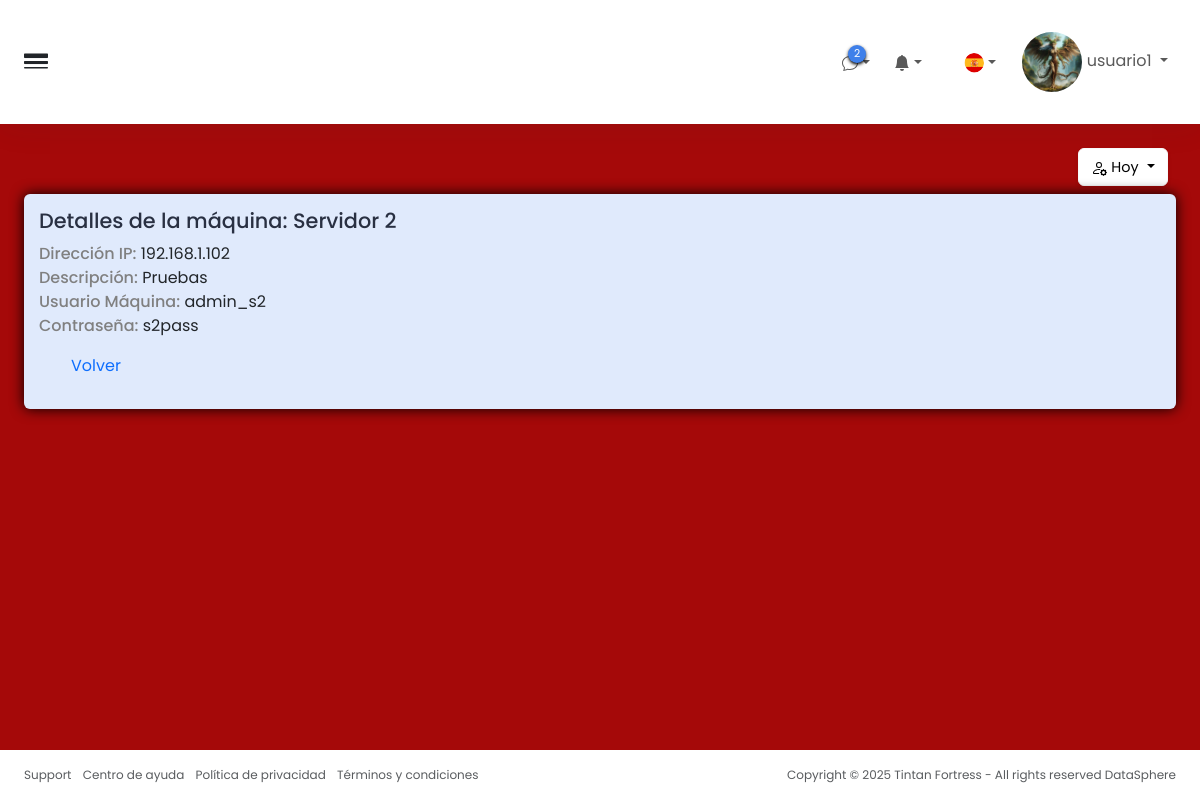
The page /detallesMaquina.php?id=2 (signed in) on the database its author committed.
### tables this page shows
CREATE TABLE `usuarios` (
  `id` int(11) NOT NULL,
  `nombre_usuario` varchar(100) NOT NULL,
  `contraseña` text NOT NULL,
  `correo_electronico` varchar(255) DEFAULT NULL,
  `id_rol` int(11) NOT NULL,
  `creado_en` timestamp NOT NULL DEFAULT current_timestamp(),
  `imagen` varchar(255) DEFAULT NULL
);

CREATE TABLE `credenciales` (
  `id` int(11) NOT NULL,
  `id_maquina` int(11) NOT NULL,
  `usuario_maquina` varchar(100) NOT NULL,
  `contraseña` text NOT NULL,
  `creada_en` timestamp NOT NULL DEFAULT current_timestamp()
);

CREATE TABLE `maquinas` (
  `id` int(11) NOT NULL,
  `nombre` varchar(100) NOT NULL,
  `direccion_ip` varchar(45) NOT NULL,
  `descripcion` text DEFAULT NULL,
  `creada_en` timestamp NOT NULL DEFAULT current_timestamp()
);

### detallesMaquina.php (the view, shortened to what this page needs)
<?php
try {
    include 'conexion.php';
    $nombreUsuario = $_SESSION['nombre'];
    $id_maquina = intval($_GET['id']);
    $sql = "SELECT m.nombre, m.direccion_ip, m.descripcion, c.usuario_maquina, c.contraseña
                FROM maquinas m
                LEFT JOIN credenciales c ON c.id_maquina = m.id
                WHERE m.id = :id";
    $stmt = $conn->prepare($sql);
    $stmt->execute([':id' => $id_maquina]);
    $maquina = $stmt->fetch(PDO::FETCH_ASSOC);
    $usuario_id = $_SESSION['usuario_id'];
    $sqlImagen = "SELECT imagen FROM usuarios WHERE id = :id";
    $stmtImagen = $conn->prepare($sqlImagen);
    $stmtImagen->execute([':id' => $usuario_id]);
    $imagenUsuario = $stmtImagen->fetchColumn();
    ?>
    <!DOCTYPE html>
    <html lang="es">
    <head>
        <link rel="stylesheet" href="css/index.css">
        <link href="https://cdn.jsdelivr.net/npm/bootstrap@5.3.6/dist/css/bootstrap.min.css" rel="stylesheet"
>
        <link rel="stylesheet" href="https://cdn.jsdelivr.net/npm/bootstrap-icons@1.13.1/font/bootstrap-icons.min.css">
        <link rel="stylesheet" href="css/usuarios.css">
    </head>
    <body>
        <div class="wrapper w-100 d-flex align-items-start justify-content-between bg-black">
            <div class="main">
                <nav
                    class="navbar-main d-flex justify-content-between align-items-center p-4 navbar navbar-expand navbar-light">
                    <span class="sidebar-toggle d-flex align-items-center fs-4">
                        <i class="bi bi-border-width" id=toggle></i>
                    </span>
                    <div class="navbar-collapse collapse">
                        <div class="navbar-align navbar-nav ms-auto">
                            <div class="me-2 nav-item dropdown d-flex position-relative">
                                <a id="element" class="d-flex align-items-center nav-link nav-icon dropdown-toggle"
                                    aria-expanded="true">
                                    <div class="position-relative">
                                        <span class="indicator">2</span>
                                    </div>
                                </a>
                            </div>
                            <div class="me-2 nav-item dropdown d-flex position-relative">
                                <a id="element" class="d-flex align-items-center nav-link nav-icon dropdown-toggle"
                                    aria-expanded="true">
                                    <div class="position-relative">
                                        <svg xmlns="http://www.w3.org/2000/svg" width="16" height="16" fill="currentColor"
                                            class="bi bi-bell-fill" viewBox="0 0 16 16">
                                            <path
                                                d="M8 16a2 2 0 0 0 2-2H6a2 2 0 0 0 2 2m.995-14.901a1 1 0 1 0-1.99 0A5 5 0 0 0 3 6c0 1.098-.5 6-2 7h14c-1.5-1-2-5.902-2-7 0-2.42-1.72-4.44-4.005-4.901" />
                                        </svg>
                                    </div>
                                </a>
                            </div>
                            <a href="#" type="button" class="nav-icon modes nav-link d-flex align-items-center"></a>
                            <div class="me-2 nav-item dropdown d-flex position-relative">
                                <a id="element"
                                    class="nav-flag d-flex align-items-center nav-icon nav-link  dropdown-toggle"
                                    aria-expanded="true">
                                    <div class="position-relative">
                                        <img src="img/españa.webp" alt="" class="img-fluid">
                                    </div>
                                </a>
                            </div>
                            <div class="nav-item dropdown nav-item-user">
                                <span class="d-none d-sm-inline-block nav-icon" aria-expanded="true">
                                    <a href="#" class="nav-link dropdown-toggle" aria-expanded="false">
                                        <img src="img/usuarios/<?= $imagenUsuario ?>" class="imgUSU">
                                        <span><?= htmlspecialchars($nombreUsuario) ?></span>
                                    </a>
                                </span>
                            </div>
                        </div>
                    </div>
                </nav>
                <div class="content">
                    <div class="p-0 container-fluid">
                        <div class="mb-2 mb-xl-2 row">
                            <div class="d-none d-sm-block col-auto">
                            </div>
                            <div class="ms-auto text-end mt-n1 col-auto">
                                <div class="d-inline me-2 dropdown">
                                    <button type="button" class="nav-icon bg-white shadow-sm dropdown-toggle btn btn-light"
                                        aria-expanded="true">
                                        <span style="font-size: .9rem;">Hoy</span>
                                    </button>
                                </div>
                            </div>
                        </div>
                        <div class="row">
                            <div class="d-flex w-100">
                                <div class="illustration flex-fill card border-0" style="background-color: #e0eafc;">
                                    <div class="detalles">
                                    <div class="p-0 d-flex flex-fill card-body">
                                        <ul>
                                            <li><h3>Detalles de la máquina: <?= htmlspecialchars($maquina['nombre']) ?></h3></li>
                                            <li><strong>Dirección IP:</strong>
                                                <?= htmlspecialchars($maquina['direccion_ip']) ?></li>
                                            <li><strong>Descripción:</strong>
                                                <?= htmlspecialchars($maquina['descripcion']) ?></li>
                                            <li><strong>Usuario Máquina:</strong>
                                                <?= htmlspecialchars($maquina['usuario_maquina']) ?></li>
                                            <li><strong>Contraseña:</strong> <?= htmlspecialchars($maquina['contraseña']) ?>
                                            </li>
                                        </ul>
                                    </div>
                                    <div>
                                        <ol><li><p><a href="conexionesMaquina.php">Volver</a></p></li></ol>
                                    </div>
                                    </div>
                                </div>
                            </div>
                        </div>
                    </div>
                </div>
                <footer class="footer bg-white py-3">
                    <div class="container-fluid">
                        <div class="text-muted row">
                            <div class="text-start d-flex col-6">
                                <ul class="list-inline mb-0">
                                    <li class="list-inline-item"><a href="#" class="text-muted">Support</a></li>
                                    <li class="list-inline-item"><a href="#" class="text-muted">Centro de ayuda</a></li>
                                    <li class="list-inline-item"><a href="#" class="text-muted">Política de privacidad</a>
                                    </li>
                                    <li class="list-inline-item"><a href="#" class="text-muted">Términos y condiciones</a>
                                    </li>
                                </ul>
                            </div>
                            <div class="text-end col-6">
                                <p class="mb-0">Copyright © 2025 Tintan Fortress - All rights reserved <a href="#"
                                        class="text-muted">DataSphere</a></p>
                            </div>
                        </div>
                    </div>
                </footer>
            </div>
        </div>
    </body>
    </html>
    <?php
} catch (PDOException $e) {
    die("Error en la conexión a la base de datos: " . $e->getMessage());
}
?>

### css/index.css (style rules this page uses)
* { margin: 0; padding: 0; box-sizing: border-box; list-style: none; text-decoration: none; font-family: "Poppins",serif; }
.imgUSU { width:60px; height: 60px; border-radius: 40px; }
.detalles { padding:15px; }
:root { --color-primary: #202434; --color-primary-light: #293042; --color-accent-blue: #3f80ea; --color-white: white; --color-black: black; --color-gray-light: #ced4da; --color-gray-blue-trasnparent: #e2e8ee80 --transition-speed-fast: .4s ease-in-out; --transition-speed-slow: .6s ease-in-out; }
a { text-decoration: none !important; }
ul { padding-left: 0 !important; }
li { list-style: none !important; }
img { height: 20px; margin-left: 2px; }
h3 { color: white !important; }
.wrapper { width: 100%; align-items: stretch; display: flex; }
.main { display: flex; width: 100%; height: 100vh; overflow-y: scroll; min-width: 0; transition: margin-left .35s ease-in-out, left .35s ease-in-out, margin-right .35s ease-in-out, right .35s ease-in-out; flex-direction: column; }
.navbar-main { border-bottom: 0 !important; box-shadow: 0 0 2rem #2930421a !important; background-color: var(--color-white) !important; }
#toggle { cursor: pointer !important; }
.nav-item-user { cursor: pointer !important; }
.nav-item .indicator { background: #3f80ea; box-shadow: 0 .1rem .2rem black; border-radius: 50%; display: block; height: 18px; width: 18px; position: absolute; padding: 1px; top: -5px; right: -8px; text-align: center; font-size: .675rem; color: var(--color-white); transition: all .2s ease-in-out; }
.text-muted { color: rgba(108, 117, 125, .75); font-size: 12px; margin-bottom: 0; }
#element { cursor: pointer; }
.nav-flag img { height: 20px; width: 20px; border-radius: 50%; object-fit: cover; }
.content { padding: 2.5rem 2.5rem 1.5rem; flex: 1; direction: 1fr; background-color: rgb(165, 9, 9); }
.illustration { color: var(--color-accent-blue); }
.card { margin-bottom: 24px; box-shadow: 0 0 .875rem black; }
.card-body h3 { color: #293042 !important; font-weight: 500; font-size: 1.3rem; }
strong { font-weight: 500 !important; color: grey; font-style: .8rem; }
footer { padding: 1rem 0.75rem; background-color: var(--color-white); direction: ltr; }
@media (min-width: 1px) and (max-width:2570px) { .content { padding: 1.5rem !important; } }

### rows shown on the page
usuarios: imagen (picture)
credenciales: id_maquina.nombre "Servidor 2", id_maquina.direccion_ip "192.168.1.102", id_maquina.descripcion "Pruebas", usuario_maquina "admin_s2", contraseña "s2pass"

### other values the page prints
$nombreUsuario "usuario1"
